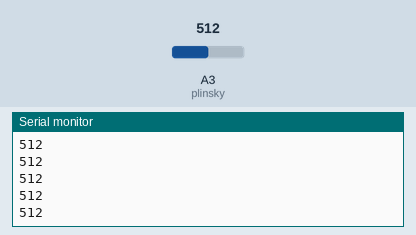
The sketch below on a simulated Arduino Uno, built with avr-gcc and run on an emulated ATmega328P. Shown: the last lines printed to the serial monitor. The inputs (shaded band) are chosen by the test bench; at power-on: A3 (plinsky) = 512. No radio packets arrive unless stated.

Above: at 1.2 s.
1.3 s: A3 (plinsky) set to 716
At 1.7 s:
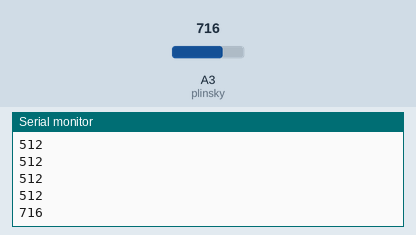
2.8 s: A3 (plinsky) set to 900
At 2.96 s:
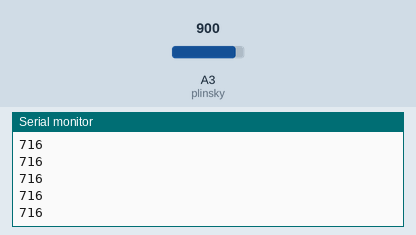
Timing chart, 0 to 5.8 s (numbered marks = the images above; inputs shaded):
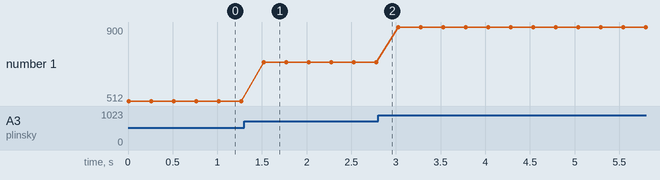

The sketch:

arduinotranscode2worker.ino
```cpp
// Transmitter Code


/*
 * Arduino Wireless Communication Tutorial
 *  Example 1 - Transmitter Code
 *
 *  by Dejan Nedelkovski, www.howtomechatronics.com
 *
 * Library: TMRh20/RF24, https://github.com/tmrh20/RF24/
 *
*/

#include <SPI.h>
#include <nRF24L01.h>
/*#include <printf.h>   */
#include <RF24.h>
#include <RF24_config.h>

#define CE_PIN 7
#define CSN_PIN 8

#define INTERVAL_MS_TRANSMISSION 250

RF24 radio(CE_PIN,CSN_PIN); // CE, CSN

const byte address[6] = "00001";

int plinsky = A3;  // potentiometer wiper (middle terminal) connected to analog pin 3
                   // outside leads to gnd and +5
int val = 0;
String conval = "";

void setup() {
  // put your setup code here, to run once:
  //Serial.begin(115200);
  Serial.begin(9600);
  radio.begin();
  radio.setAutoAck(1);
  radio.setPALevel(RF24_PA_MAX);
  //radio.setDataRate(RF24_2MBPS);
  radio.openWritingPipe(address);
  radio.stopListening();
  //delay(INTERVAL_MS_TRANSMISSION);
}

void loop() {
  // put your main code here, to run repeatedly:
  val = analogRead(plinsky);
  int conval = val;
  //conval = String(val, DEC);
  //int conval = 320;
  //Serial.println(conval);
  const char text[] = "billskibillskibillski";
  radio.write(&conval, sizeof(conval));
  //radio.write(&text, sizeof(text), 1);

  Serial.println(conval);
  //Serial.println(conval);
  delay(INTERVAL_MS_TRANSMISSION);
  //delay(5000);
}
```

Measured:
- after the input at 1.3 s, the serial monitor: prints a new line after 0.22 s (image 1)
- plotted number 1: 512 → 716 after the input at 1.3 s, 716 → 900 after the input at 2.8 s
